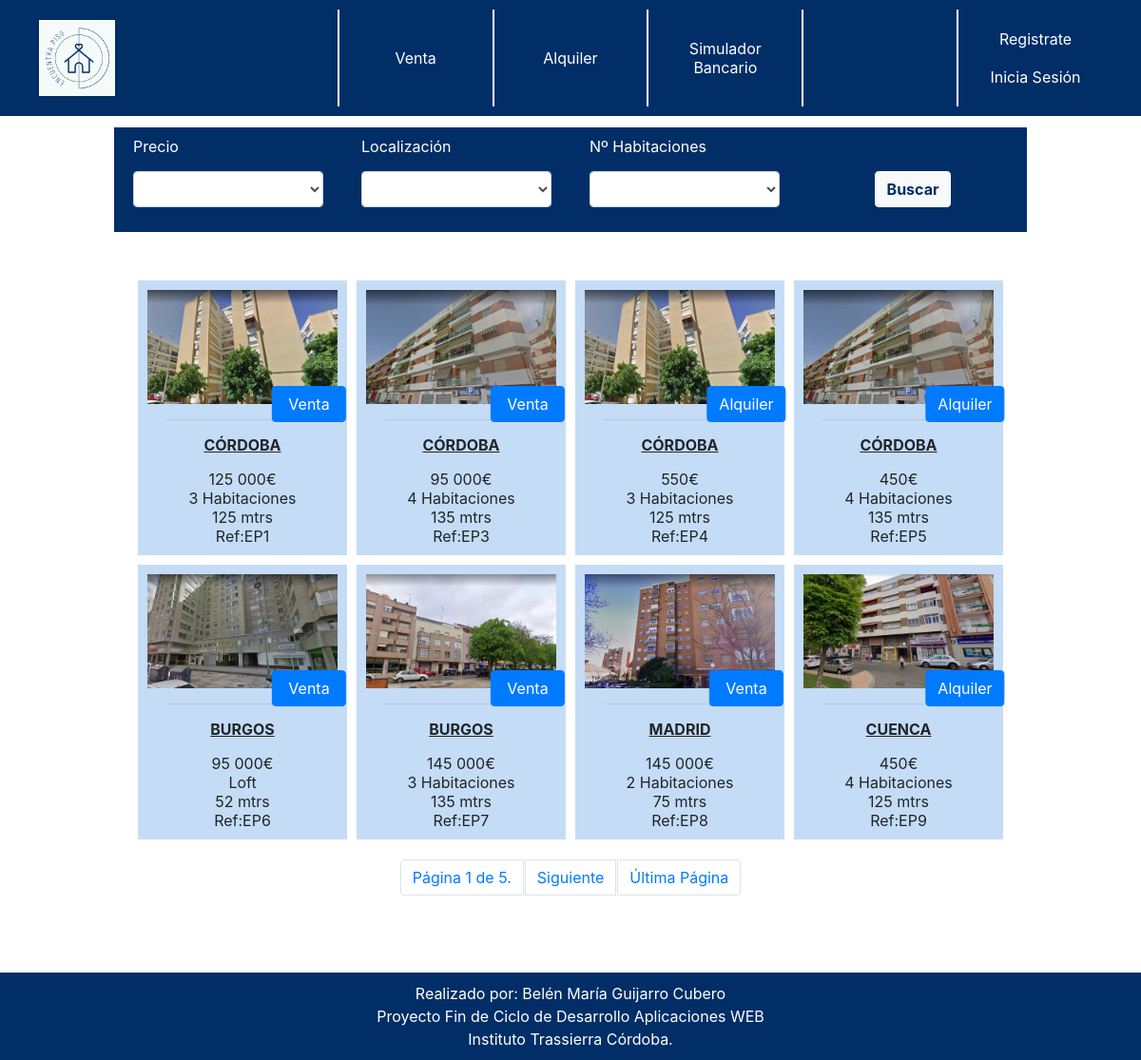
The page / on the database its author committed.
### applications/operaciones/models.py (models this page shows, shortened)
class Oferta(models.Model):
	inmueble= models.ForeignKey("inmuebles.Inmueble", verbose_name=("Inmueble"),on_delete=models.CASCADE)
	vendedor=models.ForeignKey("administracion.Trabajador", verbose_name=("trabajador"),on_delete=models.SET_NULL, blank=True,null=True)
	precio=models.DecimalField('Precio', max_digits=13, decimal_places=6)
	descuento=models.DecimalField('Descuento', max_digits=5, decimal_places=2, default=0)
	tipo=models.CharField("tipo",max_length=1)
	activa=models.BooleanField('Activo', default=True)
	updated_at = models.DateTimeField(auto_now_add=True, null=True)
	created_at = models.DateTimeField(auto_now_add=True, null=True)

### applications/inmuebles/models.py (models this page shows, shortened)
class Inmueble(models.Model):
	PROVINCE_CHOICES =(
		('01', 'Alaba'), ('02', 'Albacete'), ('03', 'Alicante'),
		('04', 'Almería'), ('05', 'Ávila'), ('06', 'Badajoz'),
		('07', 'Islas Baleares'), ('08', 'Barcelona'), ('09', 'Burgos'),
		('10', 'Cáceres'), ('11', 'Cádiz'), ('12', 'Castellón'),
		('13', 'Ciudad Real'), ('14', 'Córdoba'), ('15', 'A Coruña'),
		('16', 'Cuenca'), ('17', 'Girona'), ('18', 'Granada'),
		('19', 'Guadalajara'), ('20', 'Guipúzcoa'), ('21', 'Huelva'),
		('22', 'Huesca'), ('23', 'Jaén'), ('24', 'León'),
		('25', 'Lleida'), ('26', 'La Rioja'), ('27', 'Lugo'),
		('28', 'Madrid'), ('29', 'Málaga'), ('30', 'Murcia'),
		('31', 'Navarra'), ('32', 'Ourense'), ('33', 'Asturias'),
		('34', 'Palencia'), ('35', 'Las Palmas'), ('36', 'Pontevedra'),
		('37', 'Salamanca'), ('38', 'Santa Cruz de Tenerife'), ('39', 'Cantabria'),
		('40', 'Segovia'), ('41', 'Sevilla'), ('42', 'Soria'),
		('43', 'Tarragona'), ('44', 'Teruel'), ('45', 'Toledo'),
		('46', 'Valencia'), ('47', 'Valladolid'), ('48', 'Vizcaya'),
		('49', 'Zamora'), ('50', 'Zaragoza'), ('51', 'Ceuta'), ('52', 'Melilla')
		)
	HABITACIONES_CHOICES=(
        ('0', 'Loft'),
        ('1', '1 Habitacion'),
        ('2', '2 Habitaciones'),
        ('3', '3 Habitaciones'),
        ('4', '4 Habitaciones'),
        ('5', '5 Habitaciones'),
        ('6', 'Más de 5'),
        )
	ORIENTACION_CHOICES=(
	 	('1', '(N) Norte'),
        ('2', '(NO) Noreste'),
        ('3', '(E) Este'),
        ('4', '(SE) Sureste'),
        ('5', '(S) Sur'),
        ('6', '(SO) Suroeste'),
        ('7', '(O) Oeste'),
        ('8', '(NO) Noroeste'),
	 	)
	propietario= models.ForeignKey("administracion.Propietario", verbose_name="propietario",on_delete=models.CASCADE )
	direccion= models.CharField('Direccion', max_length=200)
	localizacion= models.CharField('Localización', max_length=2, choices=PROVINCE_CHOICES)
	codigo_postal= models.IntegerField('CP',)
	metros=models.IntegerField('Metros',)
	habitacion=models.CharField('Habitación', max_length=1, choices=HABITACIONES_CHOICES)
	planta=models.IntegerField('Planta',)
	wc=models.IntegerField('Baños',)
	orientacion=models.CharField('Orientación', max_length=1, choices=ORIENTACION_CHOICES)
	construccion=models.IntegerField('Año Construcción',)
	comunidad=models.DecimalField('Precio Comunidad', max_digits=6, decimal_places=2)
	ascensor=models.BooleanField('Ascensor', default=False)
	terraza=models.BooleanField('Terraza', default=False)
	patio=models.BooleanField('Patio', default=False)
	observacion= models.CharField('Observacion', max_length=1024)
	imagenPrincipal= models.ImageField("ImagenPrincipal",upload_to="imagenes/")
	imagen1=models.ImageField("imagen1",upload_to="imagenes/",default="imagenes/pordefecto.png",blank=True, null=True)
	imagen2=models.ImageField("imagen2",upload_to="imagenes/",default="imagenes/pordefecto.png",blank=True, null=True)
	imagen3=models.ImageField("imagen3",upload_to="imagenes/",default="imagenes/pordefecto.png",blank=True, null=True)
	imagen4=models.ImageField("imagen4",upload_to="imagenes/",default="imagenes/pordefecto.png",blank=True, null=True)
	activo=models.BooleanField('Activo', default=True)
	created_at = models.DateTimeField(auto_now_add=True, null=True)
	updated_at = models.DateTimeField(auto_now_add=True, null=True)
	class Meta:
		ordering = ["localizacion","direccion"]

### applications/inmuebles/views.py (the view, shortened to what this page needs)
# urls.py: path('', views.Inicio.as_view(), name="home"),
class Inicio(View):
    def get(self,request):
        clientes=Cliente.objects.all()
        trabajadores=Trabajador.objects.all()
        provincia= lista_fuc(PROVINCE_CHOICES)
        habitaciones= lista_fuc(HABITACIONES_CHOICES)
        ofertas=Oferta.objects.all().filter(activa=True).order_by("created_at")[:40]
        paginator=Paginator(ofertas,8)
        page_number=request.GET.get('page')
        resultado =paginator.get_page(page_number)
        return render(request,"home.html",{"provincia":provincia,"habitaciones":habitaciones, "ofertas":ofertas,"resultado":resultado,"clientes":clientes,"trabajadores":trabajadores} )

### applications/inmuebles/views.py (called while the page is built)
def lista_fuc(lista=list()):
    lista=list(lista)
    lista_datos=list()
    for i in range(len(lista)):
        lista_datos.append(lista[i][1])
    lista_tupla=tuple(lista_datos)
    return lista_tupla

### templates/home.html (shortened to what this page needs)
{% extends "base.html" %}
{% load static %}
{% load humanize %}
{% block head %}
{% include 'cabecera.html' %}
{% endblock head %}
{% block content %}
<div class="container" id="cabecera-frente" style="margin-top:12px; width:80%">
	<form action="." method="post">
		<table style="width:100%;">
			<tr>
				<td id="tdfiltro">
					<p id="texto">Precio</p>
					<select class="form-control" name="precio" id="precio">
						<option value="{{datos.precio}}">{{datos.precio}}</option>
						<option value="De Menor a Mayor">De Menor a Mayor</option>
					</select>
				</td>
				<td id="tdfiltro">
					<p id="texto">Localización</p>
					<select class="form-control" name="localidad" id="localidad">
						<option value="{{datos.localidad}}">{{datos.localidad}}</option>
						{% for p in provincia%}
						<option>{{p}}</option>
						{% endfor %}
					</select>
				</td>
				<td id="tdfiltro">
					<p id="texto">Nº Habitaciones</p>
					<select class="form-control" name="habitaciones" id="habitaciones">
						<option value="{{datos.hab}}">{{datos.hab}}</option>
						{% for h in habitaciones%}
						<option>{{h}}</option>
						{% endfor %}
					</select>
				</td>
				<td id="tdfiltro" style="text-align:center">
					<p>&nbsp;</p>
					<button type="submit" class="btn btn-light" style="color:#012e67;font-weight: bold;">Buscar</button>
				</td>
			</tr>
		</table>
	</form>
</div>
<center>
	<h2><b>{{titulo}}</b></h2>
	<h3>
	</h3>
</center>
<div style="padding-top:10px">
	<table style="margin:auto;" width="75%">
		<tr>
			{% for o in resultado%}
			<td width="20%" align="center" style="padding:5px">
				<div id="ficha" style="background-color:#c5dcf6; padding:10px 10px">
					<div id="foto">
						<a href="{% url 'app_inmuebles:Info' o.id %}" class="text-decoration-none">
							<img src={{o.inmueble.imagenPrincipal.url}} width="200px">
							{% if o.tipo == "1" %}
							<button class="btn btn-primary">Alquiler</button>
							{% else %}
							<button class="btn btn-primary">&nbsp;Venta&nbsp;</button>
							{% endif %}
						</a>
					</div>
					<div>
						<hr style="width:80%;" />
						<p stytle="font-weight:bold;padding-button:15px">
							<u><b>{{o.inmueble.get_localizacion_display|upper}}</b></u></p>
						{{o.precio|floatformat:0|intcomma }}€<br />
						{{o.inmueble.get_habitacion_display}}<br />
						{{o.inmueble.metros}} mtrs<br />
						Ref:EP{{o.id}}
					</div>
				</div>
			</td>
			{% if forloop.counter|divisibleby:"4" %}
		</tr>
		<tr>
			{% endif %}
			{% endfor %}
		</tr>
	</table>
</div>
{%if resultado.paginator %}
<div style="margin:15px 0px">
	<table style=";margin:0 auto;">
		<tr>
			<td class="page-item">
				<a class="page-link" href="#">Página {{ resultado.number }} de {{ resultado.paginator.num_pages }}.</a>
			</td>
			{% if resultado.has_next %}
			<td class="page-item">
				<a class="page-link" href="?page={{resultado.next_page_number }}{{datos}}">Siguiente</a>
			</td>
			<td class="page-item">
				<a class="page-link" href="?page={{ resultado.paginator.num_pages }}">
					Última Página</a>
			</td>
			{% endif %}
		</tr>
	</table>
	{%endif%}
</div>
{% endblock content %}

### encuentrapiso/static/css/estilos.css (style rules this page uses)
#cabecera-frente { background-color: #012e67; padding:10px 0px; }
#texto { color:#ffffff; }
#tdfiltro { width: 20%; padding: 0px 20px; }
h2 { color:#012e67; padding-top:10px; }
h3 { color:#012e67; padding-top:10px; }
#foto { position:relative; display:inline-block; }
#foto button { position: absolute; top: 100%; left: 85%; transform: translate(-50%, -50%); }

### rows shown on the page
Oferta: inmueble.imagenPrincipal (picture), tipo "Venta", inmueble.localizacion "CÓRDOBA", precio "125 000", inmueble.habitacion "3 Habitaciones", inmueble.metros "125", id "1"
Oferta: inmueble.imagenPrincipal (picture), tipo "Venta", inmueble.localizacion "CÓRDOBA", precio "95 000", inmueble.habitacion "4 Habitaciones", inmueble.metros "135", id "3"
Oferta: inmueble.imagenPrincipal (picture), tipo "Alquiler", inmueble.localizacion "CÓRDOBA", precio "550", inmueble.habitacion "3 Habitaciones", inmueble.metros "125", id "4"
Oferta: inmueble.imagenPrincipal (picture), tipo "Alquiler", inmueble.localizacion "CÓRDOBA", precio "450", inmueble.habitacion "4 Habitaciones", inmueble.metros "135", id "5"
Oferta: inmueble.imagenPrincipal (picture), tipo "Venta", inmueble.localizacion "BURGOS", precio "95 000", inmueble.habitacion "Loft", inmueble.metros "52", id "6"
Oferta: inmueble.imagenPrincipal (picture), tipo "Venta", inmueble.localizacion "BURGOS", precio "145 000", inmueble.habitacion "3 Habitaciones", inmueble.metros "135", id "7"
Oferta: inmueble.imagenPrincipal (picture), tipo "Venta", inmueble.localizacion "MADRID", precio "145 000", inmueble.habitacion "2 Habitaciones", inmueble.metros "75", id "8"
Oferta: inmueble.imagenPrincipal (picture), tipo "Alquiler", inmueble.localizacion "CUENCA", precio "450", inmueble.habitacion "4 Habitaciones", inmueble.metros "125", id "9"

### other values the page prints
{{ resultado.number }} "1"
{{ resultado.paginator.num_pages }} "5"
